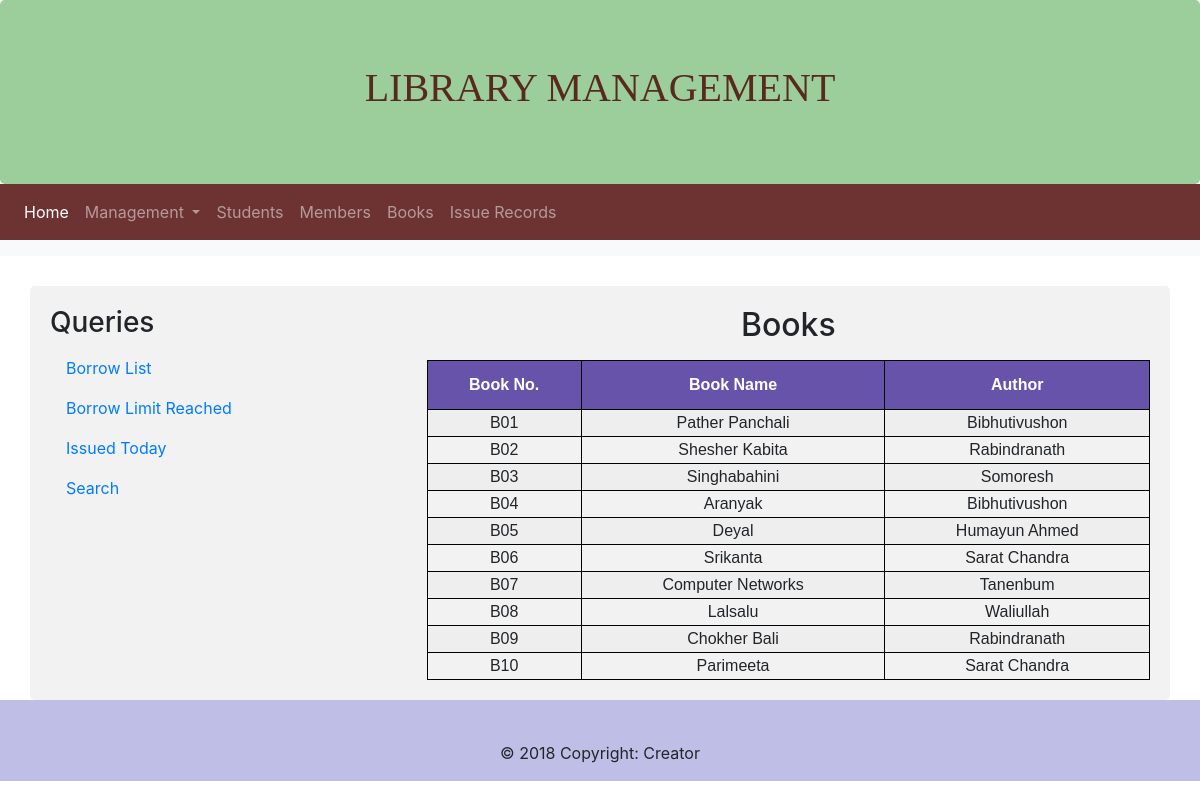
The page /books.php on the database its author committed.
### tables this page shows
CREATE TABLE `book` (
  `book_no` varchar(10) NOT NULL,
  `book_name` varchar(20) DEFAULT NULL,
  `author` varchar(20) DEFAULT NULL
);

### books.php (the view, shortened to what this page needs)
<?php include "includes/db.php";?>
<?php include "includes/header.php"; ?>
<?php include "includes/navigation.php"; ?>
 <nav class="navbar navbar-expand-sm bg-light navbar-dark">
</nav>
<div class="container" style="margin-top:30px">
  <div class="row">
    <div class="col-sm-4">
      <h3>Queries</h3>
      <ul class="nav nav-pills flex-column">
        <li class="nav-item">
          <a class="nav-link" href="borrowList.php">Borrow List</a>
        </li>
        <li class="nav-item">
          <a class="nav-link" href="bookLimit.php">Borrow Limit Reached</a>
        </li>
        <li class="nav-item">
          <a class="nav-link" href="issuedToday.php">Issued Today</a>
        </li>
        <li class="nav-item">
          <a class="nav-link " href="search.php"> Search</a>
        </li>
      </ul>
    </div>
    <div class="col-sm-8">
<?php
$sql = "SELECT * FROM book";
$result = $con->query($sql) or die($con->error);
echo "<h2>Books</h2>";
echo "<center><table id='table' style='margin-top:1rem;'><tr><th>Book No.</th><th>Book Name</th><th>Author</th>";
    while ($row = $result->fetch_assoc()) {
        echo "<tr><td>" . $row["book_no"]. "</td><td>" . $row["book_name"]. "</td><td>" . $row["author"]."</td>";
    }
echo "</table></center>";
?>
    </div>
  </div>
</div>
<?php include "includes/footer.php"?>

### includes/header.php (shortened to what this page needs)
<!DOCTYPE html>
<html lang="en">
<head>
  <link rel="stylesheet" href="https://maxcdn.bootstrapcdn.com/bootstrap/4.1.3/css/bootstrap.min.css">
  <link rel="stylesheet" href="css/style.css">
  <link rel="stylesheet" href="css/formStyle.css">
</head>
<body>
<div class="jumbotron text-center" id="head">
  <h1>LIBRARY MANAGEMENT</h1>
</div>

### includes/navigation.php (shortened to what this page needs)
<nav class="navbar navbar-expand-lg navbar-dark bg-dark">
  <div class="collapse navbar-collapse" id="navbarSupportedContent">
    <ul class="navbar-nav mr-auto">
      <li class="nav-item active">
        <a class="nav-link" href="index.php">Home <span class="sr-only">(current)</span></a>
      </li>
      <li class="nav-item dropdown">
        <a class="nav-link dropdown-toggle" href="#" id="navbarDropdown" role="button" data-toggle="dropdown" aria-haspopup="true" aria-expanded="false">
        Management
        </a>
      </li>
      <li class="nav-item">
        <a class="nav-link" href="students.php">Students</a>
      </li>
      <li class="nav-item">
        <a class="nav-link" href="members.php">Members</a>
      </li>
      <li class="nav-item">
        <a class="nav-link" href="books.php">Books</a>
      </li>
      <li class="nav-item">
        <a class="nav-link" href="issue.php">Issue Records</a>
      </li>
    </ul>
  </div>
</nav>

### includes/footer.php (shortened to what this page needs)
<footer class="page-footer font-small blue pt-4">
    <div class="container-fluid text-center text-md-left">
      <div class="row">
        <div class="col-md-6 mt-md-0 mt-3">
        </div>
        <div class="col-md-3 mb-md-0 mb-3">
          </div>
      </div>
    </div>
    <div class="footer-copyright text-center py-3">© 2018 Copyright:
      Creator
    </div>
  </footer>

### css/style.css (style rules this page uses)
.page-footer { background-color: rgba(79, 79, 190, 0.37); }
body { //background-image: linear-gradient(to right bottom, rgba(126, 213, 111, 0.8), rgba(40, 180, 133, 0.8)), url(../img/map3.svg); background-size: cover; background-position: top; position: relative; }
#head { margin-bottom: 0; background-color: rgba(0, 128, 0, 0.39); }
.bg-dark { background-color: rgba(73, 0, 0, 0.8) !important; }
table, th, td { border: 1px solid black; }
.container { min-height: 400px; }
#table { font-family: "Trebuchet MS", Arial, Helvetica, sans-serif; border-collapse: collapse; width: 100%; text-align: center; }
#table tr:nth-child(even) { background-color: rgb(238, 238, 238); }
#table th { padding-top: 12px; padding-bottom: 12px; text-align: left; background-color: rgb(103, 84, 170); color: white; text-align: center; }
h1 { font-family: "Franklin Gothic"; color: rgba(73, 0, 0, 0.8); }
h2 { text-align: center; }

### css/formStyle.css (style rules this page uses)
.container { border-radius: 5px; background-color: #f2f2f2; padding: 20px; }
.row:after { content: ""; display: table; clear: both; }

### rows shown on the page
book: book_no "B01", book_name "Pather Panchali", author "Bibhutivushon"
book: book_no "B02", book_name "Shesher Kabita", author "Rabindranath"
book: book_no "B03", book_name "Singhabahini", author "Somoresh"
book: book_no "B04", book_name "Aranyak", author "Bibhutivushon"
book: book_no "B05", book_name "Deyal", author "Humayun Ahmed"
book: book_no "B06", book_name "Srikanta", author "Sarat Chandra"
book: book_no "B07", book_name "Computer Networks", author "Tanenbum"
book: book_no "B08", book_name "Lalsalu", author "Waliullah"
book: book_no "B09", book_name "Chokher Bali", author "Rabindranath"
book: book_no "B10", book_name "Parimeeta", author "Sarat Chandra"
